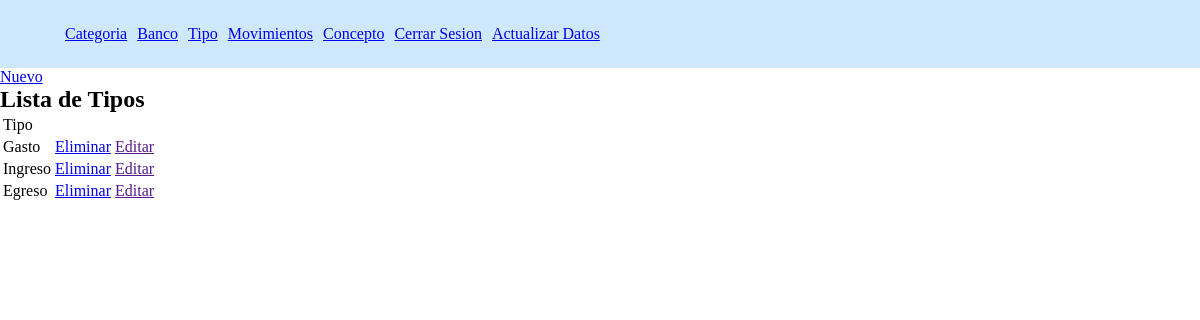
The page /list-tipo on the database its author committed.
### Gastos/models.py (models this page shows, shortened)
class Tipo(models.Model):
    tipo=models.CharField("Tipo",max_length=50)

### Gastos/views.py (the view)
# urls.py: path('list-tipo',views.getTipo,name='getTipo'),
def getTipo(request):
    tipo = Tipo.objects.all()
    return render(request,'tipo/getTipo.html',{'tipo':tipo})

### templates/tipo/getTipo.html
    {% extends "index.html" %}
    {% block cuerpo %}
    <section>
    <a href="{%url 'createTipo'%}">Nuevo</a>
    <h1>Lista de Tipos</h1>
    <table style="border:1">
        <thead>
            <tr>
                <td>Tipo</td>
                <td></td>
                <td></td>
            </tr>
        </thead>
        <tbody>
            {% for e in tipo  %}
            <tr>
                <td>{{e.tipo}}</td>
                <td><a href="{% url 'delete-Tipo' e.id%}">Eliminar</a></td>
                <td><a href="">Editar</a></td>
            </tr>
            {% endfor %}
        </tbody>
    </table>
</section>
    {% endblock cuerpo %}

### templates/index.html (style rules this page uses)
* { margin:0; }

### rows shown on the page
Tipo: tipo "Gasto"
Tipo: tipo "Ingreso"
Tipo: tipo "Egreso"
